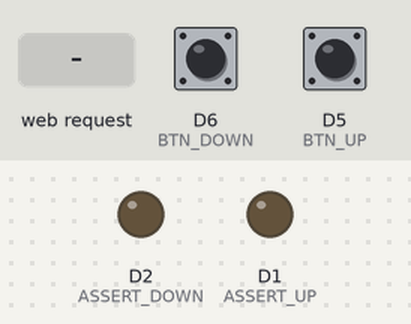
Recording of a program running on a simulated ESP8266 (NodeMCU). Parts: output pins drawn as LEDs (lit = HIGH). The test bench sets the inputs (shaded band); at power-on: D6 (BTN_DOWN) LOW, D5 (BTN_UP) LOW. WiFi joins after 1.5 s; servers stay silent unless stated; what the program prints to the serial monitor is not drawn.

Above: at 1.2 s.
1.3 s: HTTP request GET /table?direction=up received
At 2.1 s:
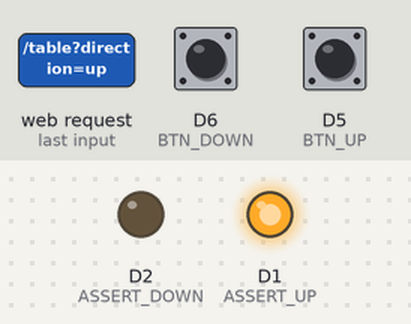
3.8 s: HTTP request GET /table?direction=down received
At 4.4 s:
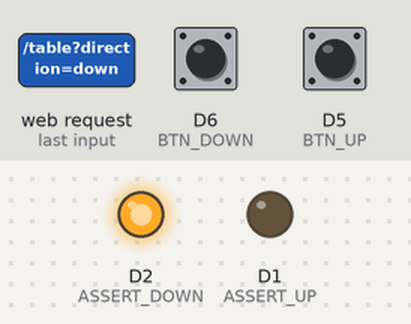
6.3 s: D6 (BTN_DOWN) pulled HIGH for 3.2 s
At 9.9 s:
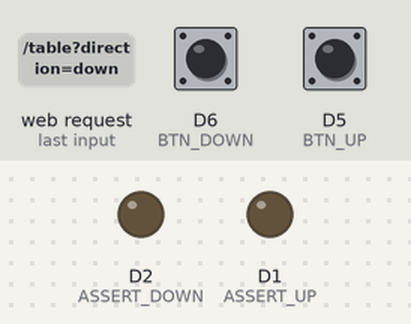
11.0 s: D5 (BTN_UP) pulled HIGH for 3.2 s
At 12.2 s:
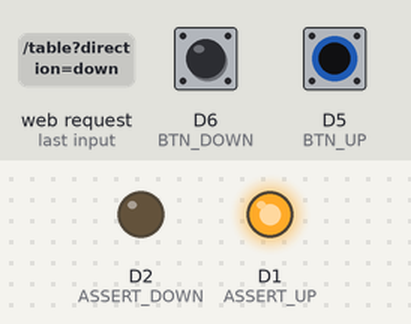
15.7 s: D6 (BTN_DOWN) driven HIGH and D5 (BTN_UP) driven HIGH
At 17.0 s:
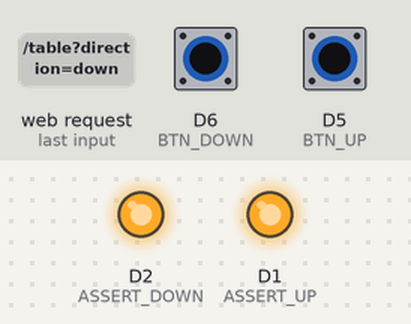
Timing chart, 0 to 18.2 s (numbered marks = the images above; inputs shaded):
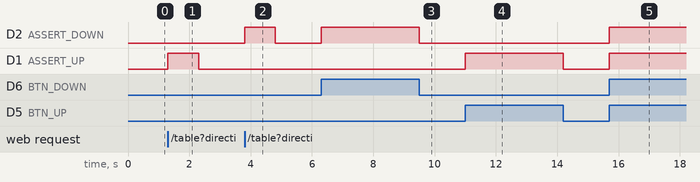

The program:

main.cpp
```cpp
#include <ESP8266WiFi.h>
#include <ESP8266WebServer.h>
#include <pins.h>
// #include <WiFiClient.h>
// #include <ESP8266WiFiMulti.h>

#define ARRAY_SIZE(array) (sizeof(array) / sizeof(array[0]))

const char* ssid     = "ESP8266-Access-Point";
const char* password = "123456789";

// ESP8266WiFiMulti wifiMulti;     // Create an instance of the ESP8266WiFiMulti class, called 'wifiMulti'
ESP8266WebServer server(80);    // Create a webserver object that listens for HTTP request on port 80

int btn_pins[] = {BTN_UP, BTN_DOWN};
int assert_pins[] = {ASSERT_UP, ASSERT_DOWN};

void handleRoot();              // function prototypes for HTTP handlers
void handleNotFound();
void handleTable();
void moveTableUp(int press_second);
void moveTableDown(int press_second);
void stopTable();

void setup(void){
  Serial.begin(9600);         // Start the Serial communication to send messages to the computer
  delay(10);
  Serial.println('\n');
  //init
  pinMode(BTN_UP, INPUT);
  pinMode(BTN_DOWN, INPUT);
  pinMode(ASSERT_UP, OUTPUT);
  pinMode(ASSERT_DOWN, OUTPUT);


  // SET AP
  Serial.print("Setting AP (Access Point)…");
  WiFi.softAP(ssid, password);   // Remove the password parameter, if you want the AP (Access Point) to be open
  IPAddress IP = WiFi.softAPIP();
  Serial.print("AP IP address: ");
  Serial.println(IP);
  Serial.println(WiFi.localIP());

  // Connect to wifi
  // wifiMulti.addAP("sGuest", "XXXX");   // add Wi-Fi networks you want to connect to
  // Serial.println("Connecting ...");
  // while (wifiMulti.run() != WL_CONNECTED) { // Wait for the Wi-Fi to connect: scan for Wi-Fi networks, and connect to the strongest of the networks above
  //   delay(250);
  //   Serial.print('.');
  // }
  // Serial.println('\n');
  // Serial.print("Connected to ");
  // Serial.println(WiFi.SSID());              // Tell us what network we're connected to
  // Serial.print("IP address:\t");
  // Serial.println(WiFi.localIP());           // Send the IP address of the ESP8266 to the computer

  server.on("/", HTTP_GET, handleRoot);     // Call the 'handleRoot' function when a client requests URI "/"
  server.on("/table", HTTP_GET, handleTable);
  server.onNotFound(handleNotFound);        // When a client requests an unknown URI (i.e. something other than "/"), call function "handleNotFound"

  server.begin();                           // Actually start the server
  Serial.println("HTTP server started");
}

void loop(void){
  server.handleClient();                    // Listen for HTTP requests from clients
  for(uint8_t i=0; i < ARRAY_SIZE(btn_pins); ++i) {
    digitalWrite(assert_pins[i], digitalRead(btn_pins[i]));
  }
}

void handleRoot() {
  String status = "status: BTN UP: " + String(digitalRead(BTN_UP)) + " BTN DOWN: " + String(digitalRead(BTN_DOWN));

  server.send(200, "text/html",
  "<!DOCTYPE html><html>"
  "<head><style>"
  " html { font-family: Helvetica; display: inline-block; margin: 0px auto; text-align: center;}"
  " .button { background-color: #195B6A; border: none; color: white; padding: 16px 40px;"
  " text-decoration: none; font-size: 30px; margin: 2px; cursor: pointer;}"
  "</style></head>"
  "<body>"
  "<h1>ONovy controller</h1>"
  "<button type=\"button\" class=\"button\" onclick=\"loadDoc('up')\">UP</button>"
  "<button type=\"button\" class=\"button\" onclick=\"loadDoc('down')\">DOWN</button>"
  + status +
  "<script>"
  "  function loadDoc(direction) {"
  "    var xhttp = new XMLHttpRequest(); xhttp.open(\"GET\", \"table?direction=\" + direction, true); xhttp.send(); }"
  "</script>"
  "</body></html>");
}

void handleNotFound(){
  server.send(404, "text/plain", "404: Not found"); // Send HTTP status 404 (Not Found) when there's no handler for the URI in the request
}

void handleTable() {
  String direction = server.arg("direction");
  int step = server.arg("step").toInt();
  if(step == 0){
    step = 1;
  }

  if( direction == "up" ){
    moveTableUp(step);
    server.send(200);
  }else if( direction == "down" ){
    moveTableDown(step);
    server.send(200);
  }else{
    server.send(404);
  }
}

void moveTableUp(int press_second = 1)
{
  Serial.println("Table up");
  digitalWrite(ASSERT_UP, HIGH);
  digitalWrite(ASSERT_DOWN, LOW);
  delay(press_second*1000);
  digitalWrite(ASSERT_UP, LOW);
  Serial.println("Table stop");
}

void moveTableDown(int press_second = 1)
{
  Serial.println("Table down");
  digitalWrite(ASSERT_UP, LOW);
  digitalWrite(ASSERT_DOWN, HIGH);
  delay(press_second*1000);
  digitalWrite(ASSERT_DOWN, LOW);
  Serial.println("Table stop");
}

void stopTable()
{
  Serial.println("Table stop");
  digitalWrite(ASSERT_DOWN, LOW);
  digitalWrite(ASSERT_UP, LOW);
}
```

pins.h
```cpp
#ifndef PINS_H
#define PINS_H

#define ASSERT_UP D1
#define ASSERT_DOWN D2

#define BTN_UP D5
#define BTN_DOWN D6

#endif // PINS_H
```

Measured:
- after the input at 1.3 s, D1 (ASSERT_UP): LOW → HIGH at once, → LOW 1.0 s later
- after the input at 3.8 s, D2 (ASSERT_DOWN): LOW → HIGH at once, → LOW 1.0 s later
- after the input at 6.3 s, D2 (ASSERT_DOWN): LOW → HIGH at once, → LOW 3.2 s later
- after the input at 11.0 s, D1 (ASSERT_UP): LOW → HIGH at once, → LOW 3.2 s later
- after the input at 15.7 s, D2 (ASSERT_DOWN), D1 (ASSERT_UP): LOW → HIGH at once
